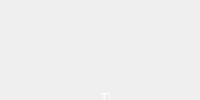
     <widget class="QWidget" name="page_1">
      <layout class="QHBoxLayout" name="horizontalLayout_2">
       <property name="leftMargin">
        <number>90</number>
       </property>
       <property name="topMargin">
        <number>0</number>
       </property>
       <property name="rightMargin">
        <number>90</number>
       </property>
       <property name="bottomMargin">
        <number>0</number>
       </property>
       <item>
        <widget class="QWidget" name="p1_container" native="true">
         <widget class="QPushButton" name="p1_next">
          <property name="geometry">
           <rect>
            <x>360</x>
            <y>200</y>
            <width>80</width>
            <height>26</height>
           </rect>
          </property>
          <property name="styleSheet">
           <string notr="true">QPushButton{
	border-style: solid;
	border-top-color: transparent;
	border-right-color: transparent;
	border-left-color: transparent;
	border-bottom-color: transparent;
	border-width: 1px;
	border-style: solid;
	color: #a9b7c6;
    padding: 4 12 4 12;
	background-color: #000000;
}
QPushButton::default{
        border-style: solid;
        border-top-color: transparent;
        border-right-color: transparent;
        border-left-color: transparent;
        border-bottom-color: qlineargradient(spread:pad, x1:0, y1:1, x2:1, y2:1, stop:0 rgba(0, 255, 235, 255), stop:1 rgba(165, 83, 168, 255));
        border-width: 1px;
        color: #a9b7c6;
        padding: 2px;
        background-color: #000000;
}
QPushButton:hover{
	border-style: solid;
	border-top-color: transparent;
	border-right-color: transparent;
	border-left-color: transparent;
	border-bottom-color: qlineargradient(spread:pad, x1:0, y1:1, x2:1, y2:1, stop:0 rgba(0, 255, 235, 255), stop:1 rgba(165, 83, 168, 255));
	border-bottom-width: 1px;
	border-style: solid;
	color: #a9b7c6;
    padding-bottom: 2px;
	background-color: #000000;
}
QPushButton:pressed{
	border-style: solid;
	border-top-color: transparent;
	border-right-color: transparent;
	border-left-color: transparent;
	border-bottom-color: qlineargradient(spread:pad, x1:0, y1:1, x2:1, y2:1, stop:0 rgba(0, 255, 235, 255), stop:1 rgba(165, 83, 168, 255));
	border-bottom-width: 2px;
	border-style: solid;
	color: white;;
        padding-bottom: 1px;
	background-color: #000000;
}
QPushButton:disabled{
	border-style: solid;
	border-top-color: transparent;
	border-right-color: transparent;
	border-left-color: transparent;
	border-bottom-color: transparent;
	border-bottom-width: 2px;
	border-style: solid;
	color: #808086;
        padding-bottom: 1px;
	background-color: #000000;
}
</string>
          </property>
          <property name="text">
           <string>Next &gt;</string>
          </property>
         </widget>
         <widget class="QLabel" name="p1_title">
          <property name="geometry">
           <rect>
            <x>100</x>
            <y>10</y>
            <width>171</width>
            <height>61</height>
           </rect>
          </property>
          <property name="styleSheet">
           <string notr="true">font-size: 24px;
font-weight: bold;
color: white</string>
          </property>
          <property name="text">
           <string>Welcome!</string>
          </property>
         </widget>
         <widget class="AnimatedViperIcon" name="p1_icon" native="true">
          <property name="geometry">
           <rect>
            <x>10</x>
            <y>10</y>
            <width>64</width>
            <height>64</height>
           </rect>
          </property>
          <property name="autoFillBackground">
           <bool>false</bool>
          </property>
         </widget>
         <widget class="QLabel" name="p1_desc">
          <property name="geometry">
           <rect>
            <x>10</x>
            <y>90</y>
            <width>431</width>
            <height>91</height>
           </rect>
          </property>
          <property name="styleSheet">
           <string notr="true">color: white;
font-size: 14px;</string>
          </property>
          <property name="text">
           <string>Thank you for installing this app!
However, before you can begin playing around with Viper4Linux, we'll need to make some adjustments in order to ensure the best possible experience with Viper.</string>
          </property>
          <property name="alignment">
           <set>Qt::AlignLeading|Qt::AlignLeft|Qt::AlignTop</set>
          </property>
          <property name="wordWrap">
           <bool>true</bool>
          </property>
         </widget>
        </widget>
       </item>
      </layout>
     </widget>
